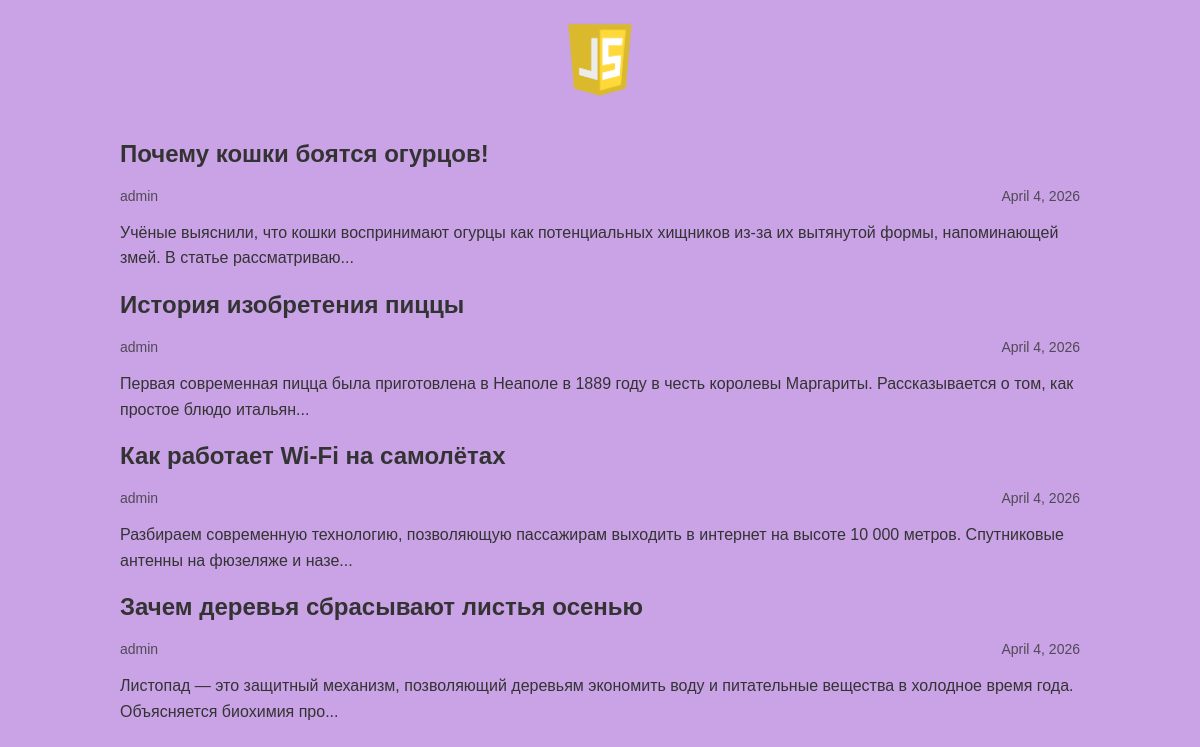
The page / on the database its author committed.
### articles/models.py (models this page shows, shortened)
class Article(models.Model):
    title = models.CharField(max_length=200)
    author = models.ForeignKey(User, on_delete=models.CASCADE)
    text = models.TextField()
    created_date = models.DateField(auto_now_add=True)
    def get_excerpt(self):
        return self.text[:140] + "..." if len(self.text) > 140 else self.text

### articles/views.py (the view)
# urls.py: path("", views.archive, name="archive"),
def archive(request):
    return render(request, 'archive.html', {"posts": Article.objects.all()})

### articles/templates/archive.html (shortened to what this page needs)
{% load static %}
<!DOCTYPE html>
<html>
<head>
    <link rel="stylesheet" href="{% static 'css/archive.css' %}">
</head>
<body class="archive">
    <div class="header">
        <img src="{% static 'img/dpb-logo.png' %}" />
    </div>
    <div class="archive">
        {% for post in posts %}
        <div class="one-post">
            <h2 class="post-title"><a href="{% url 'get_article' post.id %}">{{ post.title }}</a></h2>
            <div class="article-info">
                <div class="article-author">{{ post.author.username }}</div>
                <div class="article-created-date">{{ post.created_date }}</div>
            </div>
            <p class="article-text">{{ post.get_excerpt }}</p>
        </div>
        {% endfor %}
    </div>
</body>
</html>

### articles/static/css/archive.css (style rules this page uses)
body { background: #c9a3e6; font-family: Tahoma, Arial, sans-serif; color: #333; margin: 0; padding: 0; }
.header { padding: 20px 0; }
.header img { display: block; height: 80px; margin-left: auto; margin-right: auto; }
.archive { width: 960px; margin-left: auto; margin-right: auto; }
.one-post { margin-bottom: 20px; }
.post-title a { color: #333; text-decoration: none; }
.article-author { width: 50%; float: left; }
.article-created-date { text-align: right; }
.article-info { overflow: hidden; margin-bottom: 10px; font-size: 14px; opacity: 0.8; }
.article-text { line-height: 1.6; }

### rows shown on the page
Article: title "Почему кошки боятся огурцов!", author.username "admin", created_date "April 4, 2026", get_excerpt "Учёные выяснили, что кошки воспринимают огурцы как потенциальных хищников из-за их вытянутой формы, напоминающей змей. В статье рассматриваю..."
Article: title "История изобретения пиццы", author.username "admin", created_date "April 4, 2026", get_excerpt "Первая современная пицца была приготовлена в Неаполе в 1889 году в честь королевы Маргариты. Рассказывается о том, как простое блюдо итальян..."
Article: title "Как работает Wi-Fi на самолётах", author.username "admin", created_date "April 4, 2026", get_excerpt "Разбираем современную технологию, позволяющую пассажирам выходить в интернет на высоте 10 000 метров. Спутниковые антенны на фюзеляже и назе..."
Article: title "Зачем деревья сбрасывают листья осенью", author.username "admin", created_date "April 4, 2026", get_excerpt "Листопад — это защитный механизм, позволяющий деревьям экономить воду и питательные вещества в холодное время года. Объясняется биохимия про..."
